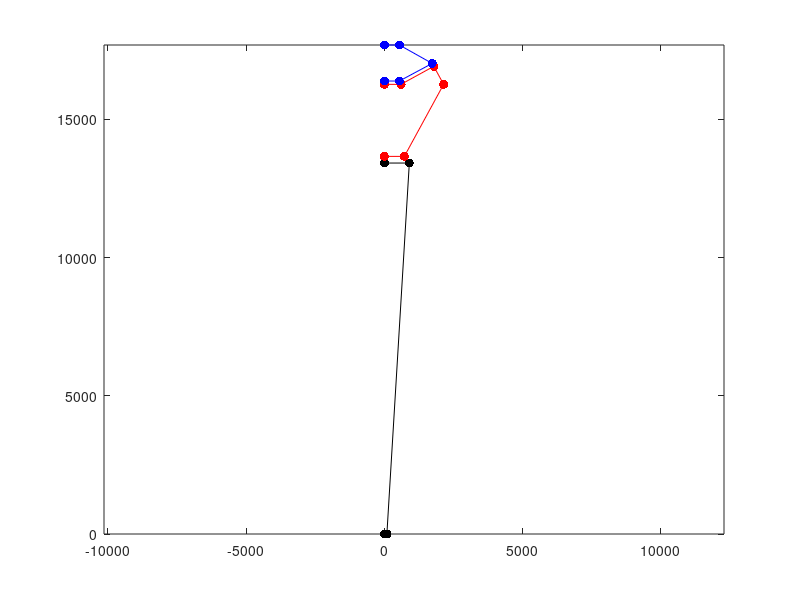

MATLAB code for this plot: (Note: this script raises an error after producing the figure.)
% Rhabdom params
rhab_z1 = [71164;10142;41887];
rhab_z2 = [70360;21978;35614];

rhab_z = norm(rhab_z1-rhab_z2)

rhab_r1 = [70392;10277;41834];
rhab_r2 = [72065;10804;42260];

rhab_r = norm(rhab_r1-rhab_r2)/2

con_r11 = [69613;7103;43529];
con_r12 = [73822;7671;44099];

con_rmax = norm(con_r11-con_r12)/2

con_r21 = [71277;9499;42079];
con_r22 = [72176;10047;42336];
con_rmin = rhab_r*0.8

con_z = norm(con_r21-con_r11)

con_rhab_sep = con_rmin/3;

con_r31 = [71924;6680;42344];
con_r32 = [72896;7164;42852];

con_rin = norm(con_r31-con_r32)/2;

rhab_pts = [0,0;rhab_r/10,0; rhab_r,rhab_z; 0,rhab_z];
con_z1 = rhab_z + con_rhab_sep;
con_z2 = con_z1 + 4*con_z/5;
con_z3 = con_z1 + con_z;
con_rtmp = 0.75*con_rmax + 0.25*con_rmin;
con_pts = [0,con_z1;con_rmin,con_z1;con_rmax,con_z2;
      con_rtmp,con_z3;
      con_rin, con_z2;
      0,con_z2];

con_lens_sep = con_rmin/6;

lens_z1 = con_z2 + con_lens_sep;
lens_z3 = con_z2 + con_lens_sep + 2/5*con_z;

slope = (con_z3 - con_z2)/(con_rtmp - con_rmax);

lens_z2 = con_z3 - slope/sqrt(slope^2+1)*con_lens_sep;
lens_r2 = con_rtmp - 1.0/sqrt(slope^2+1)*con_lens_sep;
lens_r1 = con_rin -1.0/sqrt(slope^2+1)*con_lens_sep;
lens_pts = [0, lens_z1; lens_r1, lens_z1; lens_r2,lens_z2; lens_r1, lens_z3; 0, lens_z3];

figure(1)
clf()
plot(rhab_pts(:,1),rhab_pts(:,2),'k.-','MarkerSize',20), hold on;
plot(con_pts(:,1),con_pts(:,2),'r.-','MarkerSize',20), hold on;
plot(lens_pts(:,1),lens_pts(:,2),'b.-','MarkerSize',20)
axis equal

x = [con_rtmp;con_rmax;lens_r2];
y = [con_z3;con_z2;lens_z2];
writematrix(rhab_pts,'rhabdom_axissym_pts.dat','Delimiter',' ');
writematrix(con_pts,'cone_axissym_pts.dat','Delimiter',' ');
writematrix(lens_pts,'lens_axissym_pts.dat','Delimiter',' ');
